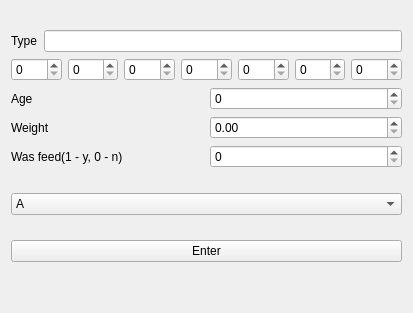
<?xml version="1.0" encoding="UTF-8"?>
<ui version="4.0">
 <class>input</class>
 <widget class="QWidget" name="input">
  <property name="geometry">
   <rect>
    <x>0</x>
    <y>0</y>
    <width>413</width>
    <height>313</height>
   </rect>
  </property>
  <property name="windowTitle">
   <string>Form</string>
  </property>
  <layout class="QGridLayout" name="gridLayout">
   <item row="0" column="0">
    <layout class="QVBoxLayout" name="verticalLayout_2">
     <item>
      <layout class="QVBoxLayout" name="verticalLayout">
       <item>
        <layout class="QHBoxLayout" name="horizontalLayout_2">
         <item>
          <widget class="QLabel" name="label">
           <property name="text">
            <string>Type</string>
           </property>
          </widget>
         </item>
         <item>
          <widget class="QLineEdit" name="lineEdit"/>
         </item>
        </layout>
       </item>
       <item>
        <layout class="QHBoxLayout" name="horizontalLayout">
         <item>
          <widget class="QSpinBox" name="spinBox_7"/>
         </item>
         <item>
          <widget class="QSpinBox" name="spinBox"/>
         </item>
         <item>
          <widget class="QSpinBox" name="spinBox_2"/>
         </item>
         <item>
          <widget class="QSpinBox" name="spinBox_3"/>
         </item>
         <item>
          <widget class="QSpinBox" name="spinBox_4"/>
         </item>
         <item>
          <widget class="QSpinBox" name="spinBox_5"/>
         </item>
         <item>
          <widget class="QSpinBox" name="spinBox_6"/>
         </item>
        </layout>
       </item>
       <item>
        <layout class="QHBoxLayout" name="horizontalLayout_3">
         <item>
          <widget class="QLabel" name="label_2">
           <property name="text">
            <string>Age</string>
           </property>
          </widget>
         </item>
         <item>
          <widget class="QSpinBox" name="spinBox_8"/>
         </item>
        </layout>
       </item>
       <item>
        <layout class="QHBoxLayout" name="horizontalLayout_4">
         <item>
          <widget class="QLabel" name="label_3">
           <property name="text">
            <string>Weight</string>
           </property>
          </widget>
         </item>
         <item>
          <widget class="QDoubleSpinBox" name="doubleSpinBox"/>
         </item>
        </layout>
       </item>
       <item>
        <layout class="QHBoxLayout" name="horizontalLayout_5">
         <item>
          <widget class="QLabel" name="label_4">
           <property name="text">
            <string>Was feed(1 - y, 0 - n)</string>
           </property>
          </widget>
         </item>
         <item>
          <widget class="QSpinBox" name="spinBox_9"/>
         </item>
        </layout>
       </item>
      </layout>
     </item>
     <item>
      <widget class="QComboBox" name="comboBox">
       <item>
        <property name="text">
         <string>A</string>
        </property>
       </item>
       <item>
        <property name="text">
         <string>B</string>
        </property>
       </item>
      </widget>
     </item>
     <item>
      <widget class="QPushButton" name="pushButton">
       <property name="text">
        <string>Enter</string>
       </property>
      </widget>
     </item>
     <item>
      <spacer name="horizontalSpacer">
       <property name="orientation">
        <enum>Qt::Horizontal</enum>
       </property>
       <property name="sizeHint" stdset="0">
        <size>
         <width>40</width>
         <height>20</height>
        </size>
       </property>
      </spacer>
     </item>
    </layout>
   </item>
  </layout>
 </widget>
 <resources/>
 <connections/>
</ui>
